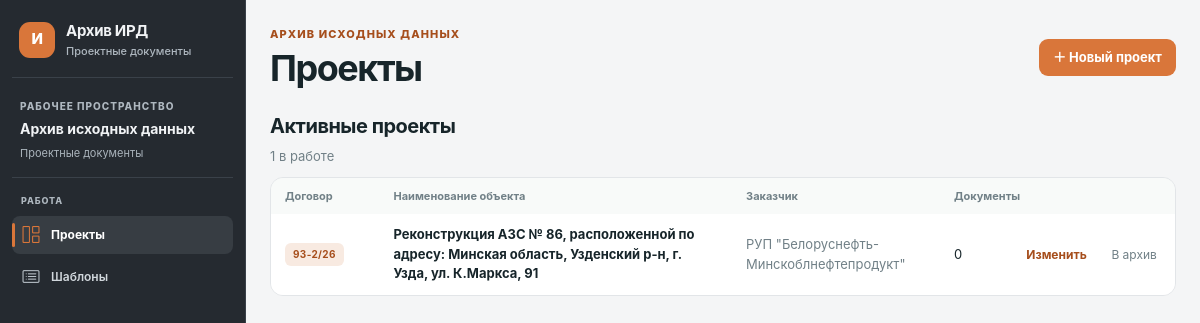
The page / on the database its author committed.
### tables this page shows
CREATE TABLE objects (
    id INTEGER PRIMARY KEY AUTOINCREMENT,
    contract_number TEXT NOT NULL,
    name TEXT NOT NULL,
    created_at TEXT NOT NULL DEFAULT CURRENT_TIMESTAMP
, template_id INTEGER, archived_at TEXT, customer TEXT NOT NULL DEFAULT '');

### app/web/routes.py (the view)
@bp.get("/")
def index():
    warning_days = current_app.config["EXPIRY_WARNING_DAYS"]
    object_repository = ObjectRepository()
    documents = DocumentRepository().list_all()
    alerts = [
        {"document": document, "expiry": state}
        for document in documents
        if (state := expiry_state(document, warning_days))["key"] in {"expired", "expiring"}
    ]
    return render_template(
        "index.html",
        objects=object_repository.list_all(),
        archived_objects=object_repository.list_archived(),
        customers=object_repository.list_customers(),
        templates=ChecklistRepository().list_templates(),
        alerts=alerts,
        warning_days=warning_days,
    )

### app/database.py (called while the page is built)
def get_db() -> sqlite3.Connection:
    if "db" not in g:
        g.db = sqlite3.connect(current_app.config["DATABASE_PATH"])
        g.db.row_factory = sqlite3.Row
        g.db.execute("PRAGMA foreign_keys = ON")
    return g.db

### app/repositories.py (called while the page is built)
    def list_all(self) -> list[Row]:
        return list(
            get_db().execute(
                """
                SELECT
                    objects.*,
                    COUNT(documents.id) AS documents_count,
                    MAX(documents.created_at) AS last_document_at
                FROM objects
                LEFT JOIN documents ON documents.object_id = objects.id AND documents.archived_at IS NULL
                WHERE objects.archived_at IS NULL
                GROUP BY objects.id
                ORDER BY objects.created_at DESC, objects.id DESC
                """
            )
        )

    def list_archived(self) -> list[Row]:
        return list(
            get_db().execute(
                "SELECT * FROM objects WHERE archived_at IS NOT NULL ORDER BY archived_at DESC"
            )
        )

    def list_customers(self) -> list[str]:
        return [
            row["customer"]
            for row in get_db().execute(
                """
                SELECT MIN(TRIM(customer)) AS customer
                FROM objects
                WHERE TRIM(customer) <> ''
                GROUP BY LOWER(TRIM(customer))
                ORDER BY LOWER(MIN(TRIM(customer)))
                """
            )
        ]

    def list_all(self) -> list[Row]:
        return list(
            get_db().execute("SELECT * FROM documents WHERE archived_at IS NULL ORDER BY created_at DESC, id DESC")
        )

    def list_templates(self) -> list[Row]:
        return list(
            get_db().execute(
                "SELECT * FROM checklist_templates ORDER BY name COLLATE NOCASE"
            )
        )

### app/templates/index.html (shortened to what this page needs)
{% extends "base.html" %}
{% block content %}
<section class="page-heading projects-heading">
    <div><p class="eyebrow">АРХИВ ИСХОДНЫХ ДАННЫХ</p><h1>Проекты</h1></div>
    <details class="new-project">
        <summary>＋ Новый проект</summary>
    </details>
</section>
<section class="project-area project-table-area">
    <div class="section-title"><div><h2>Активные проекты</h2><p>{{ objects|length }} в работе</p></div></div>
    {% if objects %}
    <div class="projects-table-wrap"><table class="projects-table">
        <thead><tr><th>Договор</th><th>Наименование объекта</th><th>Заказчик</th><th>Документы</th><th></th></tr></thead>
        <tbody>{% for object in objects %}
        <tr class="project-row" data-href="{{ url_for('web.object_workspace', object_id=object.id) }}" tabindex="0" aria-label="Открыть проект {{ object.name }}">
            <td data-label="Договор"><span class="contract-tag">{{ object.contract_number }}</span></td>
            <td data-label="Наименование объекта"><a class="project-table-link" href="{{ url_for('web.object_workspace', object_id=object.id) }}">{{ object.name }}</a></td>
            <td data-label="Заказчик">{{ object.customer or '—' }}</td>
            <td data-label="Документы">{{ object.documents_count }}</td>
            <td class="project-table-actions">
                <details class="project-edit"><summary>Изменить</summary></details>
                <form action="{{ url_for('web.archive_object', object_id=object.id) }}" method="post"><input type="hidden" name="csrf_token" value="{{ csrf_token() }}"><button class="quiet-button" type="submit">В архив</button></form>
                <form action="{{ url_for('web.delete_object', object_id=object.id) }}" method="post" onsubmit="return confirm('Проект, его документы, чек-лист и исходные файлы будут удалены без возможности восстановления. Перед этим скачайте архив, если он нужен. Удалить проект?');"><input type="hidden" name="csrf_token" value="{{ csrf_token() }}"><button class="text-danger active-project-delete" type="submit">Удалить</button></form>
            </td>
        </tr>{% endfor %}</tbody>
    </table></div>
    {% else %}<div class="empty-state compact-empty"><h3>Пока нет проектов</h3><p>Создайте проект, чтобы добавить документы.</p></div>{% endif %}
</section>
{% endblock %}

### app/static/styles.css (style rules this page uses)
:root { color-scheme:light;--bg:#f5f7f8;--panel:#fff;--line:#e3e8ea;--text:#17252a;--muted:#718087;--accent:#087e70;--accent-dark:#05685c;--soft:#e8f4f1;--danger:#b5473b;--warning:#a96713;--shadow:0 8px 26px rgba(21,42,45,.045) }
* { box-sizing:border-box }
body { margin:0;background:var(--bg);color:var(--text);font-family:Inter,-apple-system,BlinkMacSystemFont,"Segoe UI",sans-serif;font-size:15px;line-height:1.5 }
a { color:var(--accent-dark) }
button,input,textarea,select { font:inherit }
button { cursor:pointer }
.page-heading { margin-bottom:26px }
.eyebrow { margin:0 0 8px;color:var(--accent);font-size:11px;font-weight:800;letter-spacing:.1em }
.page-heading h1,.project-overview h1,.document-head h1 { margin:0;font-size:clamp(26px,3.2vw,36px);letter-spacing:-.04em;line-height:1.16 }
.subheading,.section-title p { color:var(--muted);margin:6px 0 0 }
.section-title { display:flex;align-items:center;justify-content:space-between;gap:20px;margin-bottom:18px }
.section-title>div { min-width:0 }
.section-title h2 { margin:0;font-size:19px;letter-spacing:-.025em }
.section-title p { font-size:13px }
.section-title>div h2 { font-size:20px }
.project-area>.section-title { margin-bottom:16px }
.contract-tag { display:inline-flex;border-radius:6px;padding:4px 8px;background:var(--soft);color:var(--accent-dark);font-size:11px;font-weight:750;letter-spacing:.035em }
.quiet-button,.text-danger { border:0;background:none;color:var(--muted);font-size:12px;padding:4px }
.text-danger { color:var(--danger) }
.projects-heading { display:flex;align-items:center;justify-content:space-between;gap:20px;margin-bottom:22px }
.projects-heading .eyebrow { margin-bottom:5px }
.new-project { position:relative }
.new-project>summary { list-style:none;cursor:pointer;padding:9px 14px;border-radius:9px;background:var(--accent);color:white;font-size:13px;font-weight:700 }
.project-table-area { margin-top:0 }
.project-table-area>.section-title { margin-bottom:10px }
.projects-table-wrap { overflow-x:auto;background:#fff;border:1px solid var(--line);border-radius:13px }
.projects-table { width:100%;border-collapse:collapse;text-align:left }
.projects-table th { padding:10px 14px;background:#f8faf9;color:var(--muted);font-size:11px;font-weight:700 }
.projects-table td { padding:11px 14px;border-top:1px solid #edf0f0;font-size:13px }
.projects-table tbody tr:first-child td { border-top:0 }
.project-table-link { color:var(--text);font-weight:700;text-decoration:none }
.project-table-actions { white-space:nowrap;text-align:right }
.project-table-actions form { display:inline;margin:0 }
.project-edit { display:inline-block;position:relative;margin-right:10px }
.project-edit>summary { list-style:none;cursor:pointer;color:var(--accent-dark);font-size:12px;font-weight:650 }
.projects-table .contract-tag { font-size:10px }
.project-row { cursor:pointer }
.project-table-actions>form { display:inline;margin-left:7px }
.project-table-actions .active-project-delete { padding:4px;font-size:11px }
:root { --accent:#d97706;--accent-dark:#a94e00;--soft:#fff1dd;--bg:#f4f5f6;--line:#e2e5e8;--shadow:0 8px 26px rgba(26,34,40,.055) }
.eyebrow { color:var(--accent-dark) }
.stack-form button,.inline-form button,.upload-controls button,.new-project>summary,.new-project-form button,.generation-actions button { background:#ad5000 }
.contract-tag,.count-pill,.icon-badge { background:var(--soft);color:var(--accent-dark) }
.projects-table { table-layout:fixed;min-width:900px }
.projects-table th:nth-child(1),.projects-table td:nth-child(1) { width:12% }
.projects-table th:nth-child(2),.projects-table td:nth-child(2) { width:39% }
.projects-table th:nth-child(3),.projects-table td:nth-child(3) { width:23% }
.projects-table th:nth-child(4),.projects-table td:nth-child(4) { width:8% }
.projects-table th:nth-child(5),.projects-table td:nth-child(5) { width:18% }
.projects-table td:nth-child(2) .project-table-link { display:block;overflow-wrap:anywhere }
.projects-table td:nth-child(3) { overflow-wrap:anywhere;color:var(--muted) }
:root { --accent:#b47c50;--accent-dark:#805a3e;--soft:#f2e9e1 }
.stack-form button,.inline-form button,.upload-controls button,.new-project>summary,.new-project-form button,.generation-actions button { background:#805a3e }
:root { --accent:#D9763A;--accent-dark:#A64E1C;--soft:#F8EAE1 }
.stack-form button,.inline-form button,.upload-controls button,.new-project>summary,.new-project-form button,.generation-actions button { background:#D9763A }

### rows shown on the page
objects: contract_number "93-2/26", name "Реконструкция АЗС № 86, расположенной по адресу: Минская область, Узденский р-н, г. Узда, ул. К.Маркса, 91", customer "РУП \"Белоруснефть-Минскоблнефтепродукт\"", documents_count "0"

### other values the page prints
{{ objects|length }} "1"
